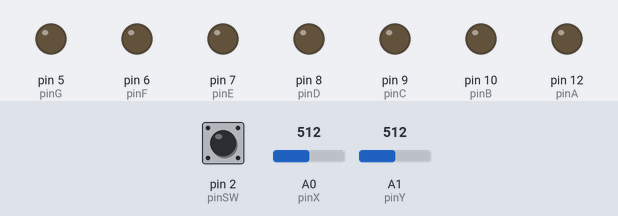
This sketch was run on a simulated Arduino Uno, built with avr-gcc and run on an emulated ATmega328P. On the bench: output pins drawn as LEDs (lit = HIGH). The test bench sets the inputs (shaded band); at power-on: A1 (pinY) = 512, pin 2 (pinSW) HIGH, A0 (pinX) = 512. Pins used as bus, display or sensor lines are not drawn.

Above: at 1.2 s.
1.3 s: A1 (pinY) set to 368
2.8 s: A1 (pinY) set to 338
At 3.28 s:
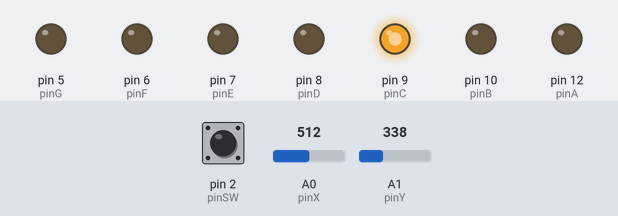
5.8 s: pin 2 (pinSW) pulled LOW for 0.15 s
8.9 s: A0 (pinX) set to 610
11.9 s: pin 2 (pinSW) pulled LOW for 1 s
Timing chart, 0 to 15.9 s (numbered marks = the images above; inputs shaded):
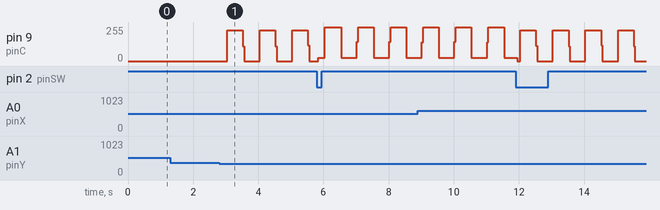

Measured:
- the behaviour switches between 350 and 349 on A1 (pinY) (found by bisection; images 0 and 1)
- after the input at 1.3 s, every drawn part: stays the same
- by itself, pin 9 (pinC): ramps from 230/255 to 0/255 and jumps back, once every 1.0 s

The sketch:

homework_4.ino
```cpp
#define UP  0
#define DOWN  1
#define LEFT  2
#define RIGHT  3
const int pinSW = 2;
const int pinX = A0;
const int pinY = A1;
const int pinA = 12;
const int pinB = 10;
const int pinC = 9;
const int pinD = 8;
const int pinE = 7;
const int pinF = 6;
const int pinG = 5;
const int pinDP = 4;
const int segSize = 8;
unsigned long lastPress = 0;
const int joySensitivityAmount = 50;
const unsigned long blinkInterval = 500;
unsigned int previousPress = 0;
unsigned long previousMillis = 0;
byte blinkState = HIGH;
byte dpState = HIGH;
byte swState = LOW;
byte lastSwState = LOW;
const int totalMoves = 4;
int xValue = 0;
int yValue = 0;
bool joyMoved = false;
int minThreshold = 400;
int maxThreshold = 600;
volatile bool buttonPressed = false;
volatile unsigned long lastInterruptTime = 0;
const unsigned long debounceDelay = 200;
unsigned long lastDebounceTime = 0;
int currentPosition = 0;
int segments[segSize] = {
  pinA, pinB, pinC, pinD, pinE, pinF, pinG, pinDP
};

byte segmentState[segSize] = {
 LOW,LOW,LOW,LOW,LOW,LOW,LOW,LOW
};

int neighbours[segSize][totalMoves] = {
//UP DOWN LEFT RIGHT
  {0, 6 , 5 , 1},  // a
  {0, 6 , 5 , 1},  // b
  {6, 3 , 4 , 7}, // c
  {6, 3 , 4 , 2},  // d
  {6, 3 , 4 , 2},  // e
  {0, 6 , 5 , 1},  // f
  {0, 3 , 6 , 6},  // g
  {7, 7 , 2  , 7}   // dp
};

void setup() {
  for (int i = 0; i < segSize; i++) {
    pinMode(segments[i], OUTPUT);
  }
  pinMode(pinSW, INPUT_PULLUP);
  Serial.begin(9600);

  currentPosition = segSize - 1;

  attachInterrupt(digitalPinToInterrupt(pinSW),handleInterrupt,FALLING);

}

void move() {
  if (xValue >= minThreshold && xValue <= maxThreshold && yValue >=minThreshold && yValue <= maxThreshold) {
    joyMoved = false;
  }

  if (xValue > maxThreshold && xValue - maxThreshold > joySensitivityAmount && joyMoved == false) {
      // 0 - means moving upwards
      currentPosition = neighbours[currentPosition][UP];
      joyMoved = true;
  }
  else if (xValue < minThreshold && minThreshold - xValue > joySensitivityAmount && joyMoved == false) {
     // 1 - means moving down
      currentPosition = neighbours[currentPosition][DOWN];
      joyMoved = true;
  }

  else if (yValue < minThreshold && minThreshold - yValue > joySensitivityAmount && joyMoved == false) {
    // 2 - means moving left
    currentPosition = neighbours[currentPosition][LEFT];
    joyMoved = true;
  }

  else if (yValue > maxThreshold && yValue - maxThreshold > joySensitivityAmount && joyMoved == false) {
   // 3 - means moving right
   currentPosition = neighbours[currentPosition][RIGHT];
   joyMoved = true;
  }
}

void toggle(int pin) {
  segmentState[pin] = !segmentState[pin];
}

void reset(){
  for (int i = 0; i < segSize; i++) {
      segmentState[i] = LOW;
      }
    currentPosition = segSize - 1;
}

void checkPress(){
  if(buttonPressed){
    toggle(currentPosition);
    buttonPressed = false;
  }
  if(digitalRead(pinSW) == LOW && (micros() - lastInterruptTime > 2000000)){
    reset();
  }
}

void handleInterrupt(){
  static unsigned long interruptTime = 0;
  interruptTime = micros();

  if(interruptTime - lastInterruptTime > debounceDelay * 1000){
    buttonPressed = true;
  }
  lastInterruptTime =  interruptTime;
}

void loop() {
  xValue = analogRead(pinX);
  yValue = analogRead(pinY);

    move();

      for (int i = 0; i < segSize; i++) {
        digitalWrite(segments[i],segmentState[i]) ;
      }
        digitalWrite(segments[currentPosition],blinkState);

    unsigned long currentMillis = millis();


  if (currentMillis - previousMillis >= blinkInterval) {
    previousMillis = currentMillis;
    blinkState = !blinkState;

  }
  checkPress();

}
```
